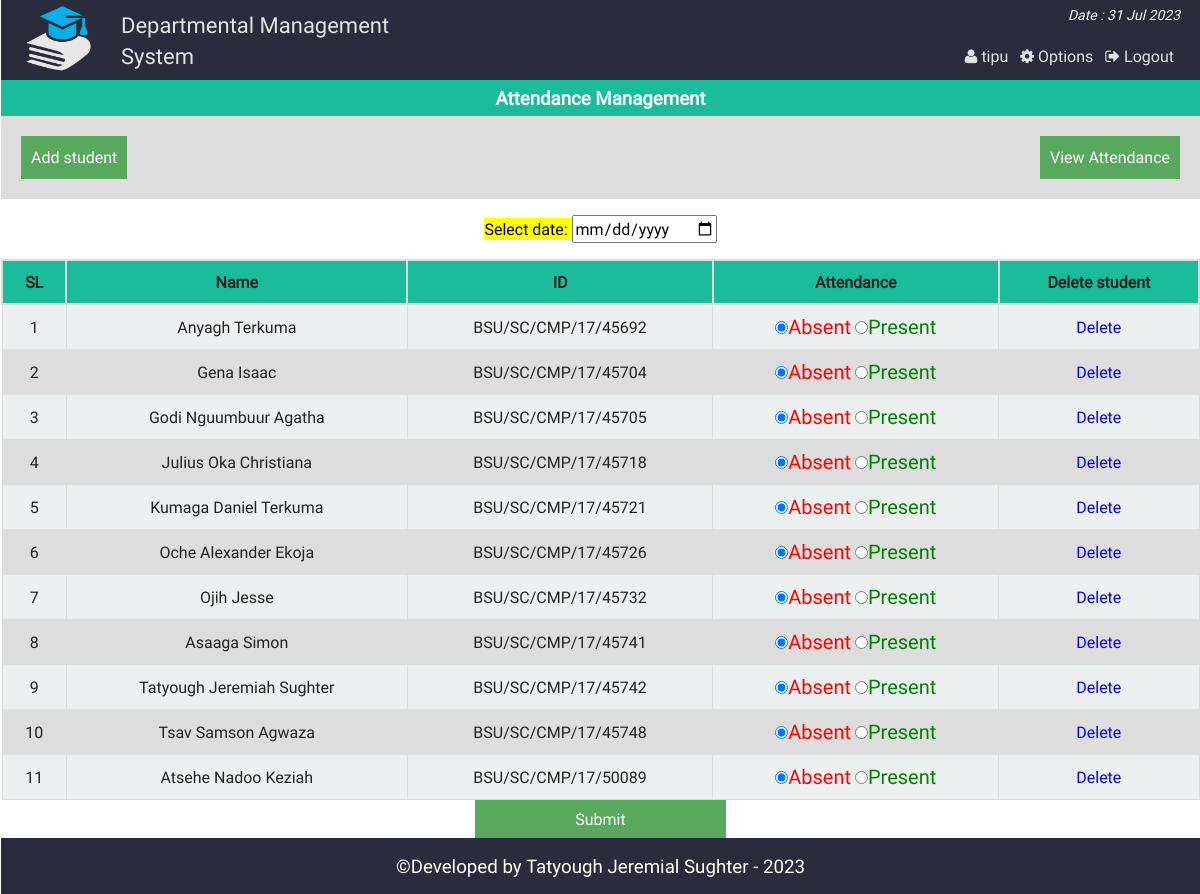
Screenshot of /class_att.php (signed in) with the database file from the repository.
### tables this page shows
CREATE TABLE `at_student` (
  `id` int(11) NOT NULL,
  `name` varchar(100) NOT NULL,
  `st_id` varchar(100) NOT NULL
);

### php/functions.php (called while the page is built, shortened)
<?php
class login_registration_class{
	public function get_admin_session(){
		return @$_SESSION['admin_login'];
	}
	public function attn_student(){
		global $conn;
		$sql = "select * from at_student";
		$result = $conn->query($sql);
		return $result;
	}
};
?>

### class_att.php (the view, shortened to what this page needs)
<?php
	require "php/config.php";
	require_once "php/functions.php";
	$user = new login_registration_class();
	$admin_name = $_SESSION['admin_name'];
?>
<?php
include "php/headertop_admin.php";
?>
<div class="all_student fix">
		<h3 style="text-align:center;color:#fff;margin:0;padding:5px;background:#1abc9c">Attendance Management</h3>
		<div  class="fix" style="background:#ddd;padding:20px;">
			<span style="float:left;"><a style="color:#fff;" href="att_add.php"><button style="background:#58A85D;border:none;color:#fff;padding:10px;">Add student</button></a></span>
			<span style="float:right;"><a style="color:#fff;" href="att_view.php"> <button style="background:#58A85D;border:none;color:#fff;padding:10px;">View Attendance</button></a></span>
		</div>
	<form action="" method="post">
		<p style="text-align:center;color:#34495e;">
			<mark>Select date: <input type="date" name="attndate" required/></mark>
		</p>
		<table class="tab_one" style="text-align:center;">
			<tr>
				<th style="text-align:center;">SL</th>
				<th style="text-align:center;">Name</th>
				<th style="text-align:center;">ID</th>
				<th style="text-align:center;">Attendance</th>
				<th style="text-align:center;">Delete student</th>
			</tr>
			<?php
			$i=0;
				$alluser = $user->attn_student();
				while($rows = $alluser->fetch_assoc()){
				$i++;
		?>
			<tr>
				<td><?php echo $i;?></td>
				<td><?php echo $rows['name'];?></td>
				<td><?php echo $rows['st_id'];?></td>
				<td>
					<label style="color:red;font-size:20px"><input type="radio" name="attn[<?php echo $rows['st_id'];?>]" value="absent" checked/>Absent</label>
					<label style="color:green;font-size:20px"> <input type="radio" name="attn[<?php echo $rows['st_id'];?>]" value="present" />Present</label>
				</td>
				<td><a href="att_del.php?dl=<?php echo $rows['id']; ?>">Delete</a></td>
			</tr>
			<?php } ?>
		</table>
		<center>
		<span><input style="<text-align:right></text-align:right>;background:#58A85D;border:none;color:#fff;padding:8px 100px;" type="submit" name="submit" value="Submit" /></span> <br>
		</center>
	</form>
</div>
<?php include "php/footerbottom.php";?>

### php/headertop_admin.php (shortened to what this page needs)
<!Doctype html>
<html class="no-js" lang="">
    <head>
        <link rel="stylesheet" href="css/normalize.css">
        <link rel="stylesheet" href="font-awesome/css/font-awesome.min.css">
        <link rel="stylesheet" href="fonts/stylesheet.css">
        <link rel="stylesheet" href="css/main.css">
		<link rel="stylesheet" href="plugins/file-uploader/css/jquery.fileupload.css">
		<link rel="stylesheet" href="plugins/file-uploader/css/jquery.fileupload-ui.css">
    </head>
    <body>
        <header class="container header_area" >
			<div id="sticker">
				<div class="head">
					<a href="#               "><div class="logo fix">
						<img src="img/logo.png" alt="" />
					</div></a>
					<div class="uniname fix">
					<h2>Departmental Management System</h2>
					</div>
				</div>
				<div class="menu ">
					<div class="dateshow fix"><p><?php echo "Date : ".date("d M Y"); ?></p></div>
					<ul>
						<?php if($user->get_admin_session()){ ?>
						<li><a href="admin_logout.php"><i class="fa fa-sign-out" aria-hidden="true"></i> Logout</a></li>
						<li><a href="admin.php"><i class="fa fa-cog" aria-hidden="true"></i> Options</a></li>
						<li><a href="admin.php"><i class="fa fa-user" aria-hidden="true"></i>
						<?php echo $admin_name; ?>
						</a></li>
						<?php } ?>
					</ul>
				</div>
			</div>
		</header>
		<div class="info container fix">

### php/footerbottom.php
</div>
<footer class="container">
	<h3 style="text-align:center;background:#2A2B3C;margin:0;padding:15px;color:#fff;font-weight:normal">&copy;Developed by Tatyough Jeremial Sughter - <?php echo date("Y");?> </h3>
</footer>
</html>

### css/main.css (style rules this page uses)
html { color: #222; font-size: 1em; line-height: 1.4; }
audio, canvas, iframe, img, svg, video { vertical-align: middle; }
a { text-decoration:none; }
.fix { overflow:hidden; }
body { font-family:roboto !important; background:url(../img/ptrn.png) repeat fixed; }
.container { display:block; margin:0 auto; background:#FFFFFF; border-left:1px solid #FFFFFF; }
.header_area { height:80px; background:#2A2B3C; }
.head { float:left; width:400px; }
.logo { width:100px; margin-left:20px; float:left; }
.logo img { width:75px; height:80px; }
.uniname { width:280px; float:left; padding-top: 10px; }
.uniname h2 { font-size:22px; font-weight:normal; color:#E3E3E5; margin-top: 20; padding: 0; margin: 0; }
.dateshow p { color: #fff; text-align: right; margin: 0; margin-top: 5px; margin-right: 20px; padding: 0; font-size: 14px; font-style: italic; }
.menu { width:600px; float:right; }
.menu ul { color: #e3e3e5; list-style: outside none none; margin: 20px 20px 0 0; padding: 0; }
.menu>ul>li { float:right; display:block; }
.menu>ul>li a { color: #e3e3e5; font-size: 16px; padding: 3px 6px; }
.st_reg th, td { padding: 8px; }
table.tab_one { width:100%; }
table.tab_one th { background:#1abc9c; padding:10px; font-weight:bold; text-align:left; }
table.tab_one td { border:1px solid #ddd; padding:8px; }
table.tab_one td a { text-decoration:none; }
table.tab_one tr:nth-child(odd) { background:#ddd; }
table.tab_one tr:nth-child(even) { background:#ecf0f1; }
.all_student { min-height:450px; }
table.att_tab tr,td,th { border:2px solid #ddd; border-collapse:collapse; padding:8px; }
#sticker { background:#2A2B3C; }

### rows the page displays
at_student: name "Anyagh Terkuma", st "BSU/SC/CMP/17/45692"
at_student: name "Gena Isaac", st "BSU/SC/CMP/17/45704"
at_student: name "Godi Nguumbuur Agatha", st "BSU/SC/CMP/17/45705"
at_student: name "Julius Oka Christiana", st "BSU/SC/CMP/17/45718"
at_student: name "Kumaga Daniel Terkuma", st "BSU/SC/CMP/17/45721"
at_student: name "Oche Alexander Ekoja", st "BSU/SC/CMP/17/45726"
at_student: name "Ojih Jesse", st "BSU/SC/CMP/17/45732"
at_student: name "Asaaga Simon", st "BSU/SC/CMP/17/45741"
at_student: name "Tatyough Jeremiah Sughter", st "BSU/SC/CMP/17/45742"
at_student: name "Tsav Samson Agwaza", st "BSU/SC/CMP/17/45748"
at_student: name "Atsehe Nadoo Keziah", st "BSU/SC/CMP/17/50089"

### other values shown
$admin_name "tipu"
